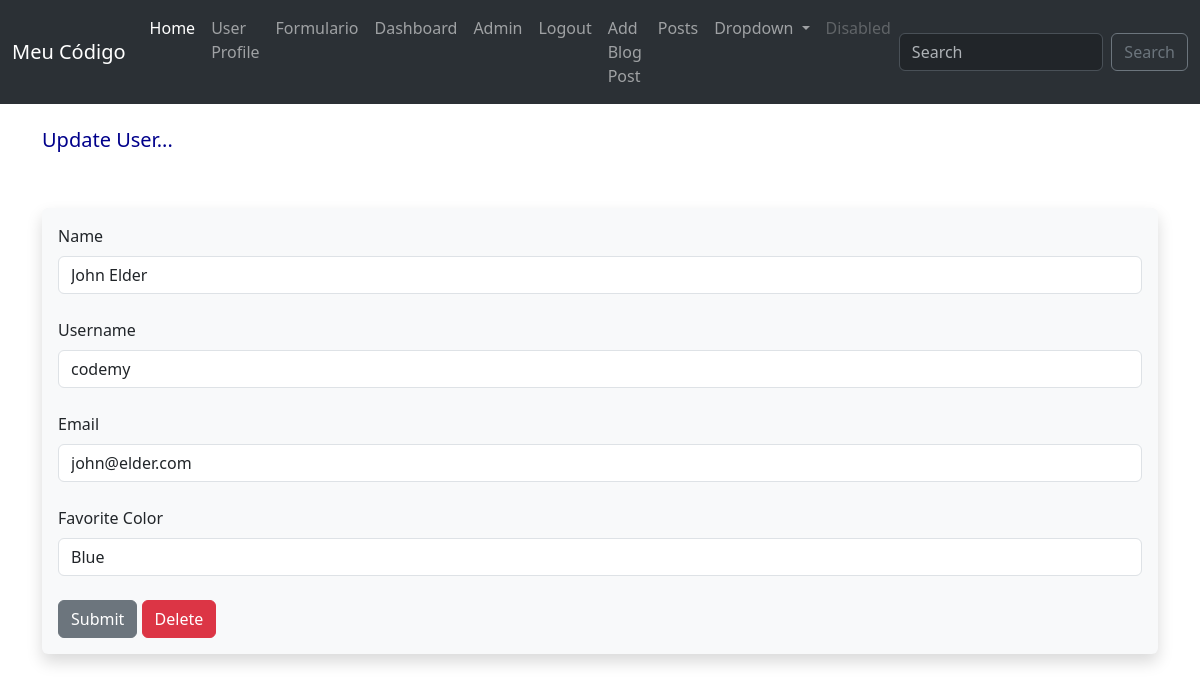
The app's page /update/1 (signed in), older data.
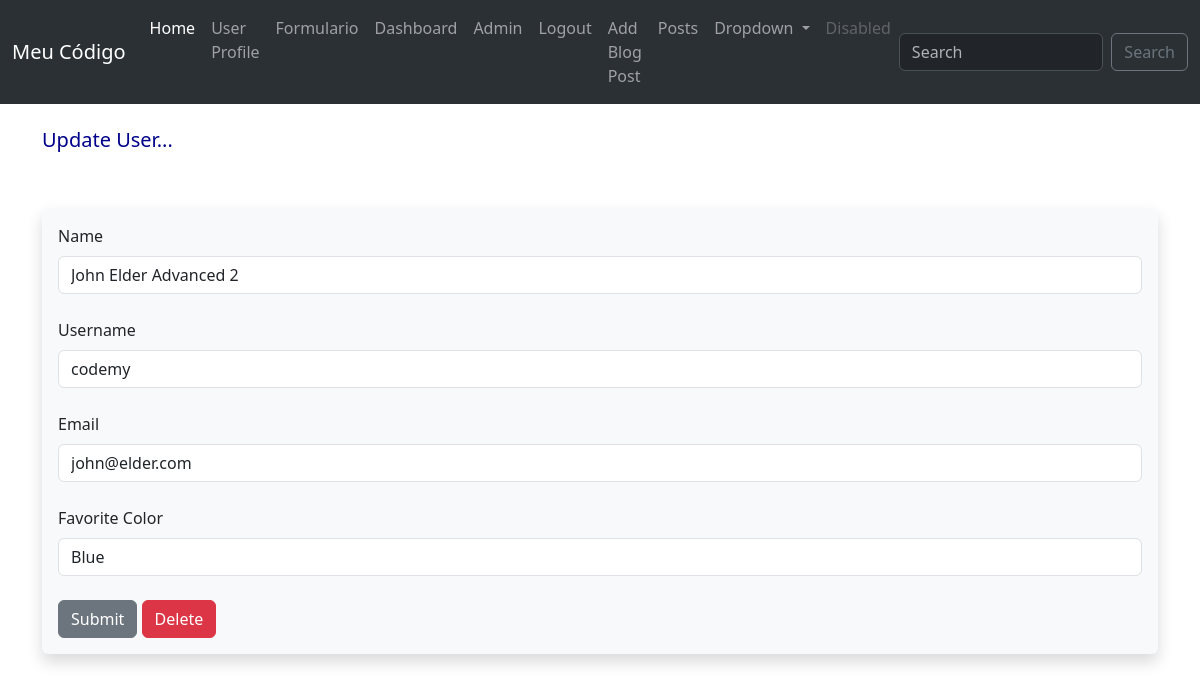
The same page, newer data.
### app.py (models this page shows, shortened)
class Users(db.Model, UserMixin):
    id = db.Column(db.Integer, primary_key=True)
    username = db.Column(db.String(20), nullable=False, unique=True)
    name = db.Column(db.String(200), nullable=False)
    email = db.Column(db.String(120), nullable=False, unique=True)
    favorite_color = db.Column(db.String(120))
    date_added = db.Column(db.DateTime, default=datetime.now)
    password_hash = db.Column(db.String(128))
    posts = db.relationship('Posts', backref='poster')
    profile_pic = db.Column(db.String(), nullable=True)
    @property
    def password(self):
        raise AttributeError('Password is not a readable attribute')

### app.py (the view)
@app.route('/update/<int:id>', methods=['GET','POST'])
@login_required
def update(id):
    form = UserForm()
    name_to_update = Users.query.get_or_404(id)
    if request.method == "POST":
        name_to_update.name = request.form['name']
        name_to_update.email = request.form['email']
        name_to_update.favorite_color = request.form['favorite_color']
        name_to_update.username = request.form['username']
        try:
            db.session.commit()
            flash("User Updated Successfully")
            return render_template("update.html",
                                   form=form,
                                   name_to_update = name_to_update,
                                   id = id)
        except:
            flash("Error")
            return render_template("update.html",
                                   form=form,
                                   name_to_update = name_to_update,
                                   id = id)
    else:
        return render_template("update.html",
                                   form=form,
                                   name_to_update = name_to_update,
                                   id = id)

### webforms.py
class UserForm(FlaskForm):
    name = StringField("Name", validators=[DataRequired()])
    username = StringField("Username", validators=[DataRequired()])
    email = StringField("Email", validators=[DataRequired()])
    favorite_color = StringField("Favorite Color")
    password_hash = PasswordField('Password', validators=[DataRequired(), EqualTo('password_hash2', message='Passwords Must Match!')])
    password_hash2 = PasswordField('Confirm Password', validators=[DataRequired()])
    profile_pic = FileField("Profile Pic")
    submit = SubmitField("Submit")

class SearchForm(FlaskForm):
    searched = StringField("Searched", validators=[DataRequired()])
    submit = SubmitField("Submit")

### app.py (called while the page is built)
@login_manager.user_loader
def load_user(user_id):
    return Users.query.get(int(user_id))

@app.context_processor
def base():
    form = SearchForm()
    return dict(form=form)

### templates/update.html (shortened to what this page needs)
<!DOCTYPE html>
<html lang="en">
<head>
</head>
<body>
    {% extends 'base.html'%}
    {% block content %}
    {% if id == current_user.id %}
        <h1>Update User...</h1>
        <br><br>
    <div class="shadow p-3 mb-5 bg-body-tertiary rounded">
        <form action="/update/{{ name_to_update.id }}" method="POST">
            {{ form.name.label(
                class="form-label"
            ) }}
            {{ form.name(
                class="form-control", value=name_to_update.name
            ) }}
            <br>
            {{ form.username.label(
                class="form-label"
            ) }}
            {{ form.username(
                class="form-control", value=name_to_update.username
            ) }}
            <br>
            {{ form.email.label(
                class="form-label"
            ) }}
            {{ form.email(
                class="form-control", value=name_to_update.email
            ) }}
            <br>
            {{ form.favorite_color.label(
                class="form-label"
            ) }}
            {{ form.favorite_color(
                class="form-control", value=name_to_update.favorite_color
            ) }}
            <br>
            {{ form.submit(
                class="btn btn-secondary"
            ) }}
            <a href="{{ url_for('delete', id=id)
        }}" class="btn btn-danger">Delete</a>
        </form>
    </div>
    <br><br><br>
    {%else%}
        <div class="alert alert-warning alert-dismissible fade show" role="alert">
            You can't edit this user
            <button type="button" class="btn-close" data-bs-dismiss="alert" aria-label="Close"></button>
        </div>
        <h2>Acess Denied!</h2>
    {% endif %}
    {% endblock %}

Row changes from the older to the newer data that the page shows:
changed Users "codemy": name "John Elder" → "John Elder Advanced 2"
